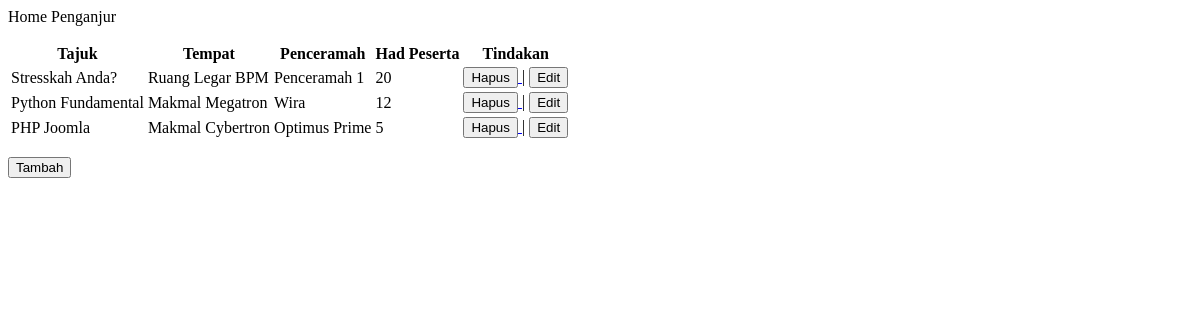
Page /penganjur/ on the earlier database version.
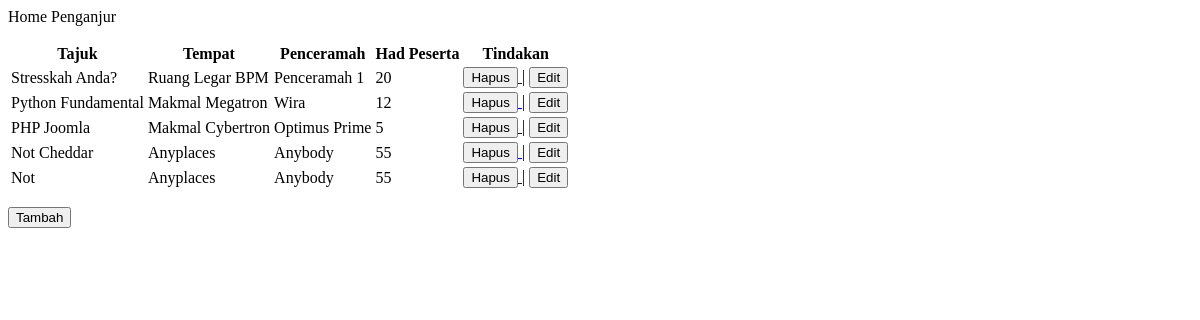
Same page on the later database version.
### penganjur/models.py (models this page shows, shortened)
class Aktiviti(models.Model):
	tajuk = models.CharField('Tajuk',blank=False,null=False,max_length=300)
	tempat = models.CharField('Tempat',blank=False,null=True,max_length=300)
	penceramah = models.CharField('Penceramah',blank=False,null=True,max_length=300)
	hadpeserta = models.IntegerField('Had Peserta',blank=True,null=True)

### penganjur/views.py (the view)
# urls.py: 2. Add a URL to urlpatterns:  path('', views.home, name='home')
def home(request):
	a = Aktiviti.objects.all()						#semua object/data letak dalam a
	return render(request,'penganjur/home.html',{'aktiviti': a})

### templates/penganjur/home.html
<p>Home Penganjur</p>
<table>
	<tr>
		<th>Tajuk</th>
		<th>Tempat</th>
		<th>Penceramah</th>
		<th>Had Peserta</th>
		<th>Tindakan</th>
	</tr>
{% for a in aktiviti %}
	<tr>
		<td>{{ a.tajuk }}</td>
		<td>{{ a.tempat }}</td>
		<td>{{ a.penceramah }}</td>
		<td>{{ a.hadpeserta }}</td>
		<td>
		<a href="{% url 'delete_aktiviti' a.pk %}"><button class="btn btn-primary">Hapus</button>
		</a> |
		<a href="{% url 'edit_aktiviti' a.pk %}"><button class="btn btn-primary">Edit</button>
		</a></td>
	</tr>
{% endfor %}
</table>
<p>
	<a href="{% url 'add_aktiviti'%}"><button class="btn btn-primary">Tambah</button></a>
</p>

Differences in the rows shown:
added Aktiviti: tajuk "Not Cheddar", tempat "Anyplaces", penceramah "Anybody", hadpeserta "55"
added Aktiviti: tajuk "Not", tempat "Anyplaces", penceramah "Anybody", hadpeserta "55"
